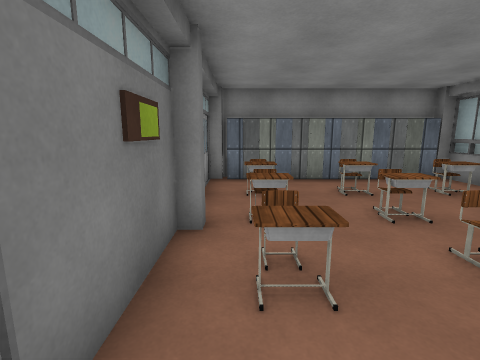
view 1 (above)

19 first-person views from a walk through a scene from a Unity 3-D project. The camera is 1.5 m above the floor, tilts 10° down and sees 85° across. The floor is counted in squares, 1 m on a side. Each view is taken from the middle of a square. On the plan, view 1 faces up. The plan holds only what a view shows up to about 14 squares ahead; the rest is blank. The place goes on beyond the plan. The player character is not drawn. Some animated figures are not drawn. Door leaves are left out, so doorways stand open. Some surface patterns are stand-ins.

view 2
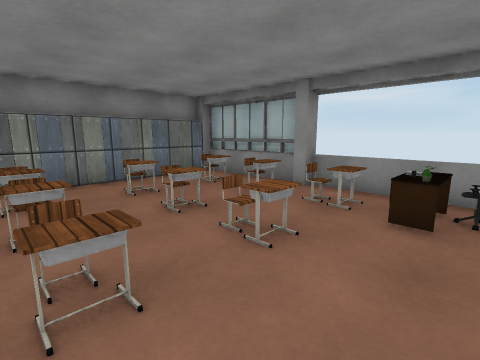

view 3
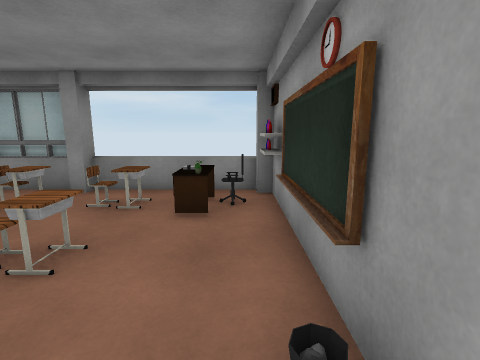

view 4
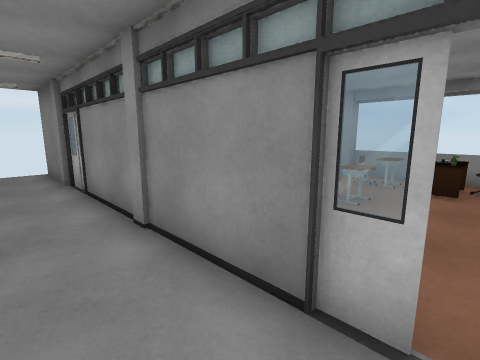

view 5
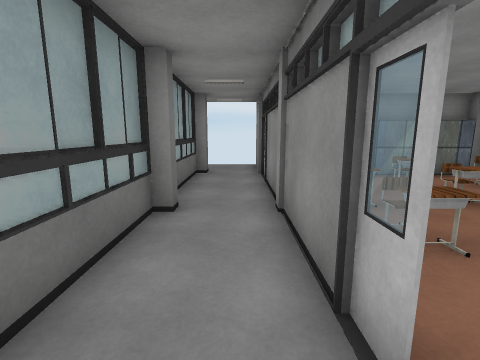

view 6
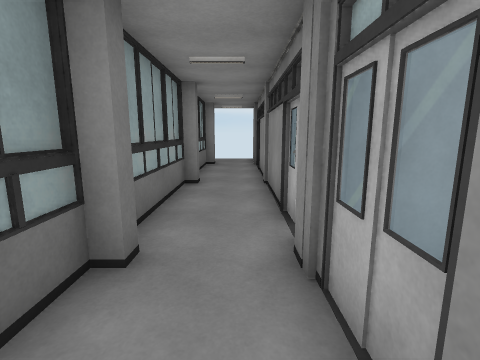

view 7
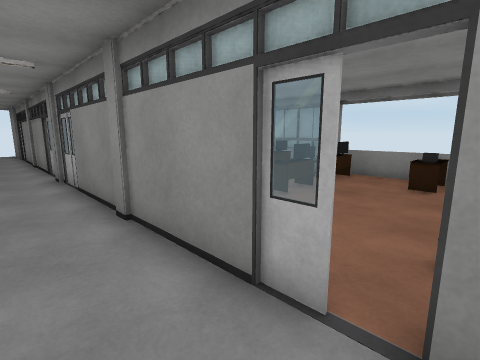

view 8
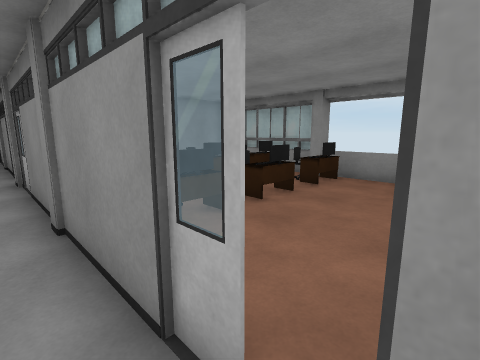

view 9
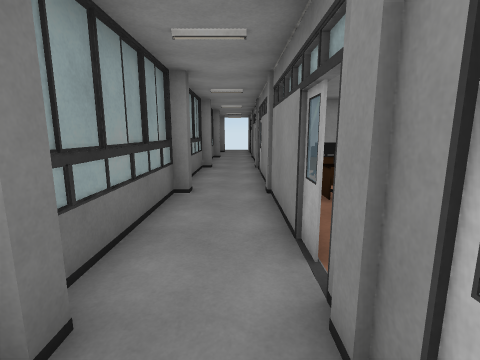

view 10
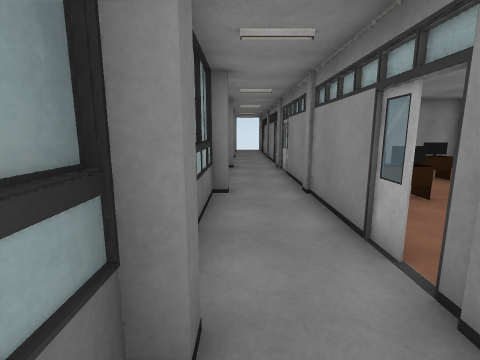

view 11
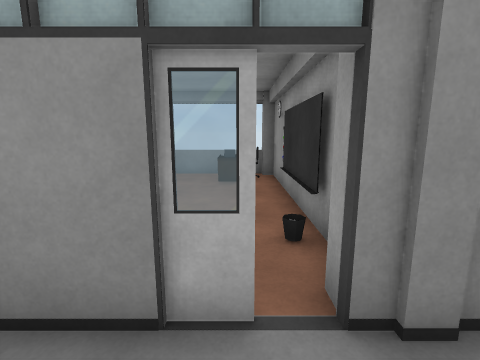

view 12
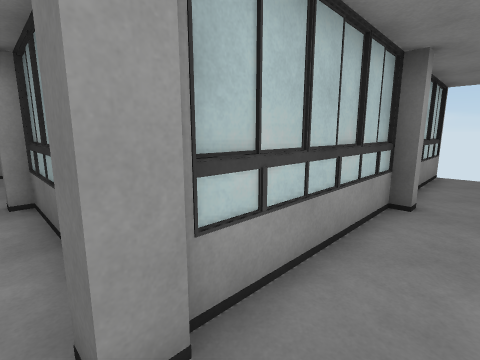

view 13
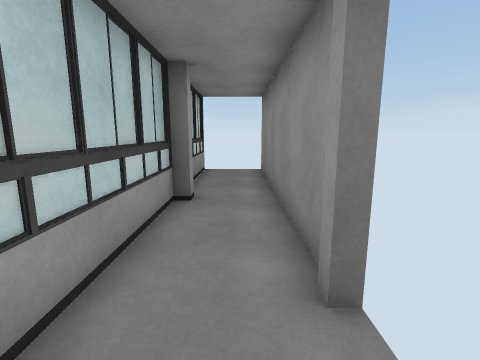

view 14
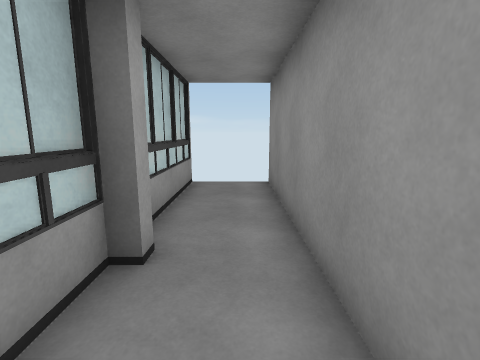

view 15
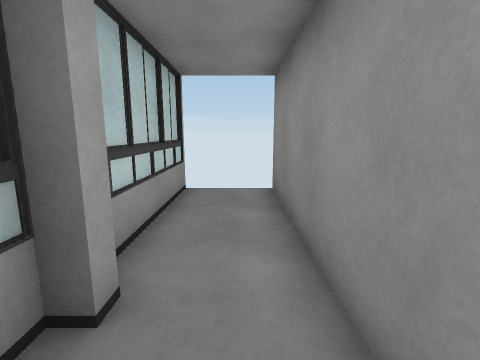

view 16
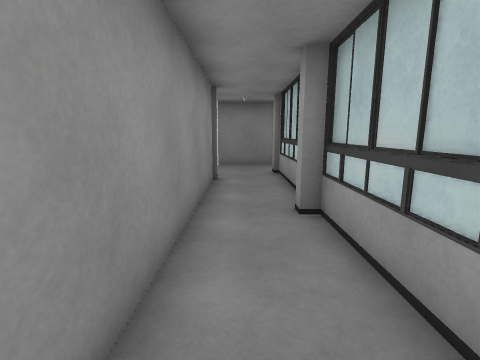

view 17
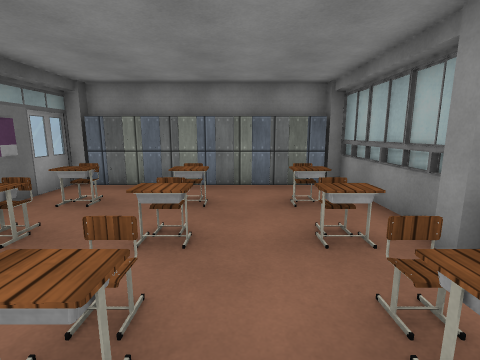

view 18
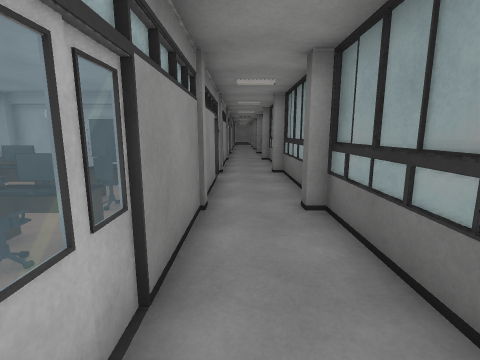

view 19
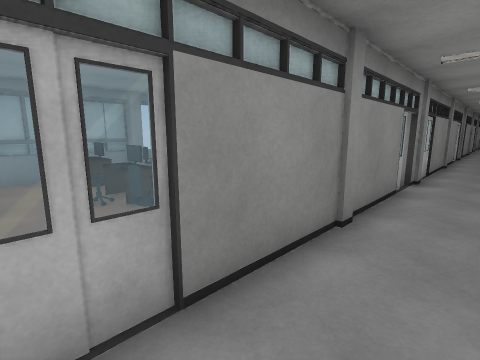

### Floor plan
Ten units are one square. View 1 is at (0, 0); x grows to the right and y downward. Boxes are objects, and circles mark ways between rooms. Rooms are numbered by the first view taken in them; rooms with no view inside come last. Other rooms are left out.
<svg viewBox="-147 -126 222 266">
<path fill="none" stroke="#000" d="M66 -39 66 -44M-10 -39 -10 -9M70 -45 70 -87M45 8 66 8 66 4M8 8 25 8M50 9 50 4M-10 -89 -10 -62M70 5 70 -39M-12 -2 -12 -74M-33 8 -33 12 -37 12 -37 60 -33 60 -33 65 -37 65 -37 112 -33 112 -33 116 -37 116 -37 124M-12 -78 -12 -121M-39 -97 -33 -97 -33 -91 -37 -91 -37 -43 -33 -43 -33 -39 -37 -39 -37 -1M-50 -119 -142 -119M-142 -95 -92 -95 -92 -99 -88 -99 -88 -95 -37 -95M-12 101 -12 8M-12 135 -12 108M66 65 66 60M70 60 70 22M24 12 -4 12M4 112 66 112M66 12 44 12M70 108 70 65"/>
<rect x="-5" y="-35" width="20" height="20" fill="#bbb"><title>desk</title></rect>
<rect x="-5" y="-75" width="20" height="10" fill="#bbb"><title>desk</title></rect>
<rect x="-5" y="-95" width="10" height="10" fill="#bbb"><title>locker</title></rect>
<rect x="5" y="-55" width="10" height="10" fill="#bbb"><title>desk</title></rect>
<rect x="5" y="-95" width="10" height="10" fill="#bbb"><title>locker</title></rect>
<rect x="15" y="-95" width="10" height="10" fill="#bbb"><title>locker</title></rect>
<rect x="25" y="-35" width="10" height="20" fill="#bbb"><title>desk</title></rect>
<rect x="25" y="-55" width="10" height="20" fill="#bbb"><title>desk</title></rect>
<rect x="25" y="-75" width="10" height="10" fill="#bbb"><title>desk</title></rect>
<rect x="25" y="-95" width="10" height="10" fill="#bbb"><title>locker</title></rect>
<rect x="35" y="-95" width="10" height="10" fill="#bbb"><title>locker</title></rect>
<rect x="45" y="-15" width="20" height="10" fill="#bbb"><title>other object</title></rect>
<rect x="45" y="-35" width="20" height="20" fill="#bbb"><title>desk</title></rect>
<rect x="45" y="-55" width="10" height="10" fill="#bbb"><title>desk</title></rect>
<rect x="45" y="-75" width="20" height="10" fill="#bbb"><title>desk</title></rect>
<rect x="45" y="-95" width="10" height="10" fill="#bbb"><title>locker</title></rect>
<rect x="55" y="-95" width="10" height="10" fill="#bbb"><title>locker</title></rect>
<rect x="-5" y="65" width="20" height="10" fill="#bbb"><title>other object</title></rect>
<rect x="-5" y="35" width="20" height="20" fill="#bbb"><title>other object</title></rect>
<rect x="15" y="55" width="30" height="20" fill="#bbb"><title>other object</title></rect>
<rect x="15" y="35" width="30" height="20" fill="#bbb"><title>other object</title></rect>
<rect x="45" y="95" width="10" height="10" fill="#bbb"><title>laptop</title></rect>
<rect x="45" y="85" width="20" height="20" fill="#bbb"><title>other object</title></rect>
<rect x="45" y="65" width="20" height="10" fill="#bbb"><title>other object</title></rect>
<rect x="45" y="35" width="20" height="20" fill="#bbb"><title>other object</title></rect>
<circle cx="-10" cy="0" r="3" fill="#2a7"/>
<circle cx="-10" cy="105" r="3" fill="#2a7"/>
<text x="30" y="-40">1</text>
<text x="-30" y="-30">2</text>
<text x="30" y="60">3</text>
</svg>
Room 1 opens to room 2. Room 2 opens to room 3.

Where each view was taken, in squares from view 1:
view 1: 0 up, 0 right, facing up
view 2: 0 up, 0 right, facing up-right
view 3: 0 up, 0 right, facing right
view 4: 0 up, 3 left, facing up-right
view 5: 1 down, 2 left, facing up
view 6: 4 down, 2 left, facing up
view 7: 11 down, 3 left, facing up-right
view 8: 11 down, 2 left, facing up-right
view 9: 13 down, 2 left, facing up
view 10: 13 down, 3 left, facing up
view 11: 10 down, 3 left, facing right
view 12: 11 up, 3 left, facing down-left
view 13: 11 up, 3 left, facing left
view 14: 11 up, 6 left, facing left
view 15: 11 up, 7 left, facing left
view 16: 11 up, 14 left, facing right
view 17: 1 up, 4 right, facing up
view 18: 1 down, 2 left, facing down
view 19: 2 down, 3 left, facing down-right
